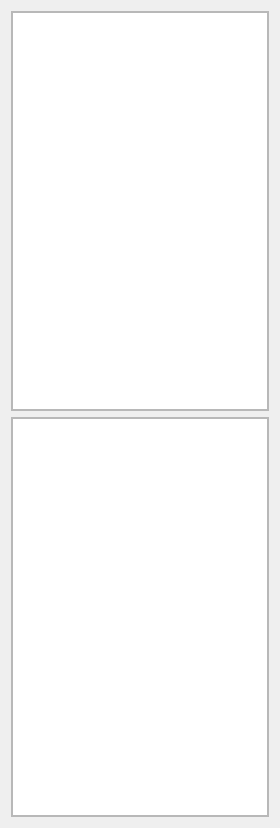
                    <widget class="QWidget" name="ACAnalyticsPage">
                     <layout class="QVBoxLayout" name="verticalLayout_27">
                      <item>
                       <widget class="QFrame" name="ACOnAnalytics">
                        <property name="minimumSize">
                         <size>
                          <width>0</width>
                          <height>400</height>
                         </size>
                        </property>
                        <property name="frameShape">
                         <enum>QFrame::StyledPanel</enum>
                        </property>
                        <property name="frameShadow">
                         <enum>QFrame::Raised</enum>
                        </property>
                        <layout class="QVBoxLayout" name="verticalLayout_24">
                         <property name="leftMargin">
                          <number>0</number>
                         </property>
                         <property name="topMargin">
                          <number>0</number>
                         </property>
                         <property name="rightMargin">
                          <number>0</number>
                         </property>
                         <property name="bottomMargin">
                          <number>0</number>
                         </property>
                         <item>
                          <widget class="QChartView" name="ACOnChartView" />
                         </item>
                        </layout>
                       </widget>
                      </item>
                      <item>
                       <widget class="QFrame" name="ACTemperatureAnalytics">
                        <property name="minimumSize">
                         <size>
                          <width>0</width>
                          <height>400</height>
                         </size>
                        </property>
                        <property name="frameShape">
                         <enum>QFrame::StyledPanel</enum>
                        </property>
                        <property name="frameShadow">
                         <enum>QFrame::Raised</enum>
                        </property>
                        <layout class="QVBoxLayout" name="verticalLayout_26">
                         <property name="leftMargin">
                          <number>0</number>
                         </property>
                         <property name="topMargin">
                          <number>0</number>
                         </property>
                         <property name="rightMargin">
                          <number>0</number>
                         </property>
                         <property name="bottomMargin">
                          <number>0</number>
                         </property>
                         <item>
                          <widget class="QChartView" name="ACTemperatureChartView" />
                         </item>
                        </layout>
                       </widget>
                      </item>
                     </layout>
                    </widget>
